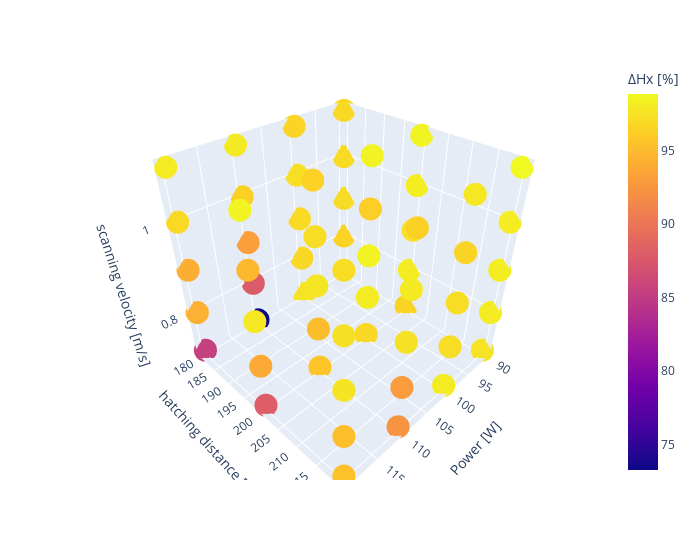

Notebook source saved alongside this figure:
### Code cell
fig = px.scatter_3d(
    df, 
    x='Power [W]', 
    y='hatching distance [µm]', 
    z='scanning velocity [m/s]', 
    color='ΔHx [%]',
    )
fig.update_layout(
    width=700,
)
fig.show()

### Figure 1 — Plotly figure (JSON) as saved in the notebook; plotly's stock layout.template omitted (floating-point values rounded to 4 significant figures)
{"data": [{"hovertemplate": "Power [W]=%{x}<br>hatching distance [µm]=%{y}<br>scanning velocity [m/s]=%{z}<br>ΔHx [%]=%{marker.color}<extra></extra>", "legendgroup": "", "marker": {"color": [93.47, 96.55, 97.04, 97.12, 96.89, 96.63, 98.06, 97.4, 98.14, 98.5, 97.5, 98.01, 98.11, 98.14, 98.85, 97.59, 96.79, 96.95, 97.2, 96.68, 96.8, 98.07, 98.55, 96.27, 98.47, 98.01, 97.24, 97.23, 96.6, 97.82, 73.28, 87.84, 93.07, 96.37, 97.96, 95.66, 95.14, 97.73, 97.22, 96.49, 92.37, 92.87, 97.38, 97.97, 96.37, 85.46, 94.33, 94.17, 96.9, 97.99, 88.1, 93.87, 97.84, 94.83, 98.45, 95.44, 95.28, 97.59, 97.28, 97.21], "coloraxis": "coloraxis", "symbol": "circle"}, "mode": "markers", "name": "", "scene": "scene", "showlegend": false, "type": "scatter3d", "x": [90, 90, 90, 90, 90, 90, 90, 90, 90, 90, 90, 90, 90, 90, 90, 100, 100, 100, 100, 100, 100, 100, 100, 100, 100, 100, 100, 100, 100, 100, 110, 110, 110, 110, 110, 110, 110, 110, 110, 110, 110, 110, 110, 110, 110, 120, 120, 120, 120, 120, 120, 120, 120, 120, 120, 120, 120, 120, 120, 120], "y": [180, 180, 180, 180, 180, 200, 200, 200, 200, 200, 220, 220, 220, 220, 220, 180, 180, 180, 180, 180, 200, 200, 200, 200, 200, 220, 220, 220, 220, 220, 180, 180, 180, 180, 180, 200, 200, 200, 200, 200, 220, 220, 220, 220, 220, 180, 180, 180, 180, 180, 200, 200, 200, 200, 200, 220, 220, 220, 220, 220], "z": [0.7, 0.8, 0.9, 1, 1.1, 0.7, 0.8, 0.9, 1, 1.1, 0.7, 0.8, 0.9, 1, 1.1, 0.7, 0.8, 0.9, 1, 1.1, 0.7, 0.8, 0.9, 1, 1.1, 0.7, 0.8, 0.9, 1, 1.1, 0.7, 0.8, 0.9, 1, 1.1, 0.7, 0.8, 0.9, 1, 1.1, 0.7, 0.8, 0.9, 1, 1.1, 0.7, 0.8, 0.9, 1, 1.1, 0.7, 0.8, 0.9, 1, 1.1, 0.7, 0.8, 0.9, 1, 1.1]}], "layout": {"coloraxis": {"colorbar": {"title": {"text": "ΔHx [%]"}}, "colorscale": [[0, "#0d0887"], [0.1111, "#46039f"], [0.2222, "#7201a8"], [0.3333, "#9c179e"], [0.4444, "#bd3786"], [0.5556, "#d8576b"], [0.6667, "#ed7953"], [0.7778, "#fb9f3a"], [0.8889, "#fdca26"], [1, "#f0f921"]]}, "legend": {"tracegroupgap": 0}, "margin": {"t": 60}, "scene": {"domain": {"x": [0, 1], "y": [0, 1]}, "xaxis": {"title": {"text": "Power [W]"}}, "yaxis": {"title": {"text": "hatching distance [µm]"}}, "zaxis": {"title": {"text": "scanning velocity [m/s]"}}}, "width": 700}}
